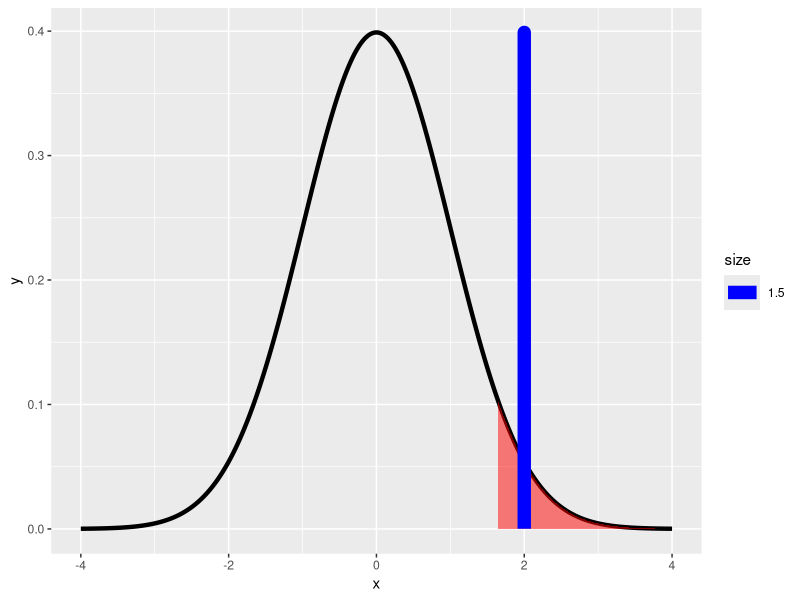

Reproduce this figure in R.
x <- seq(-4,4, length = 2000)
dat <- data.frame(x=x, y=dnorm(x))
library(ggplot2)
g <- ggplot(dat, aes(x = x, y = y)) + geom_line(size = 1.5)+scale_y_continuous(limits=c(0,max(dat$y)))
suppressWarnings(g <- g+ layer("area", stat="identity", position="identity",mapping = aes(x=ifelse(x>qnorm(.95),x,NA)),
            params=list(fill="red",alpha=.5, na.rm=TRUE))) 
suppressWarnings(g <- g + geom_line(aes(x=2.0,size=1.5),colour="blue"))
suppressWarnings(print(g))

